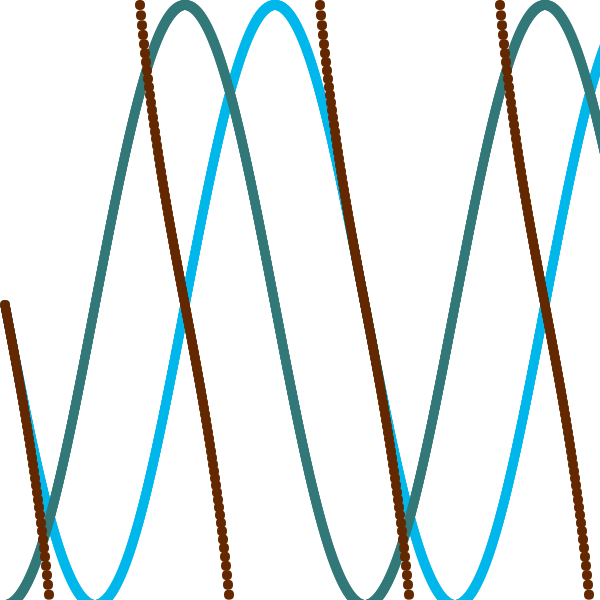
Frame 1 (no input)
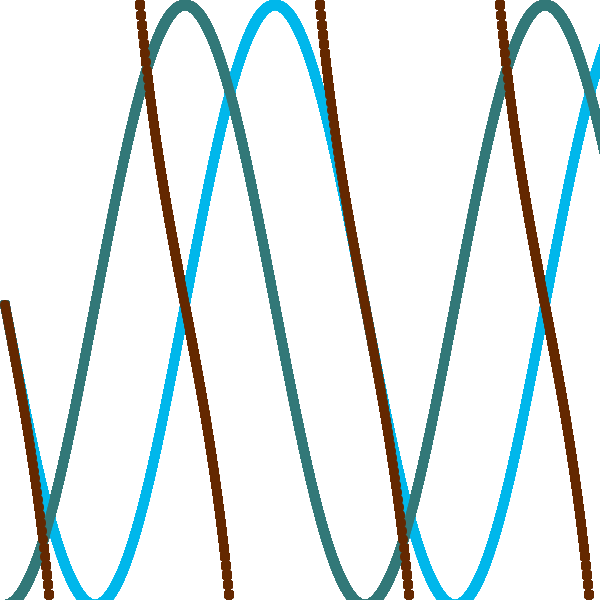
Frame 60 (the mouse pressed at the canvas centre just before this capture)
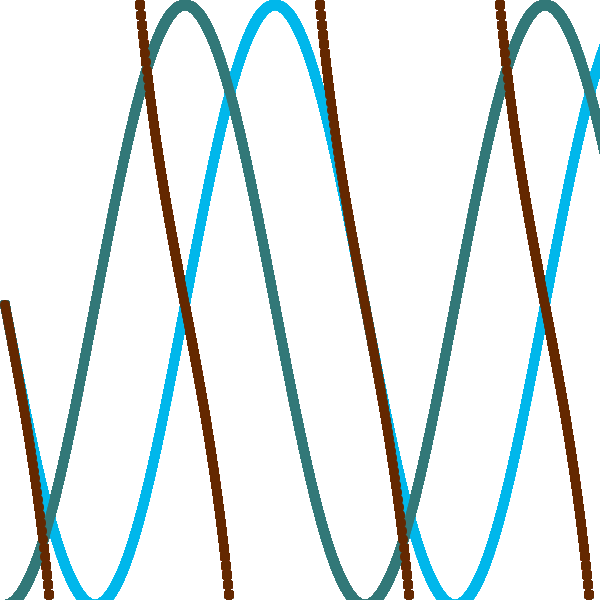
Frame 120 (the mouse held since frame 60 and released just before this capture)

The Processing sketch that drew these frames (run headless with seeded random() and noise(); from frame 60 on, the mouse is pressed at the canvas centre):

// Processing sketch: processing_112102
// ── processing_112102.pde

float pointWidth = 10;
float pointHeight = 10;
float radius = 6;

color sinColor = color(0, 183, 235);
color cosColor = color(50, 120, 120);
color tanColor = color(100, 40, 0);

class Coord
{
  Coord(float X, float Y)
  {
    x = X;
    y = Y;
  }
  float x;
  float y;
}

ArrayList<Coord> sinPoints;
ArrayList<Coord> cosPoints;
ArrayList<Coord> tanPoints;

void setup()
{
  size(600, 600);
  sinPoints = new ArrayList<Coord>();
  cosPoints = new ArrayList<Coord>();
  tanPoints = new ArrayList<Coord>();
  
  background(255,255,255);
  for(int x = 0; x < width; ++x)
  {
    Coord c = new Coord(x , width/2 + sin(radians(x))* (height / 2));
    sinPoints.add(c);
    
    Coord d = new Coord(x , width/2 + cos(radians(x))* (height / 2));
    cosPoints.add(d);
    
    Coord e = new Coord(x , width/2 + tan(radians(x))* (height / 2));
    tanPoints.add(e);
  }
}

void draw()
{
  for(Coord c : sinPoints)
  {
    fill(sinColor);
    noStroke();
    //stroke(0,0,200);
    rect(c.x, c.y, pointWidth, pointHeight, radius );
  }
  
  for(Coord d : cosPoints)
  {
    fill(cosColor);
    noStroke();
    //stroke(0,0,200);
    rect(d.x, d.y, pointWidth, pointHeight, radius );
  }
  
  for(Coord e : tanPoints)
  {
    fill(tanColor);
    noStroke();
    //stroke(0,0,200);
    rect(e.x, e.y, pointWidth, pointHeight, radius );
  }
}
